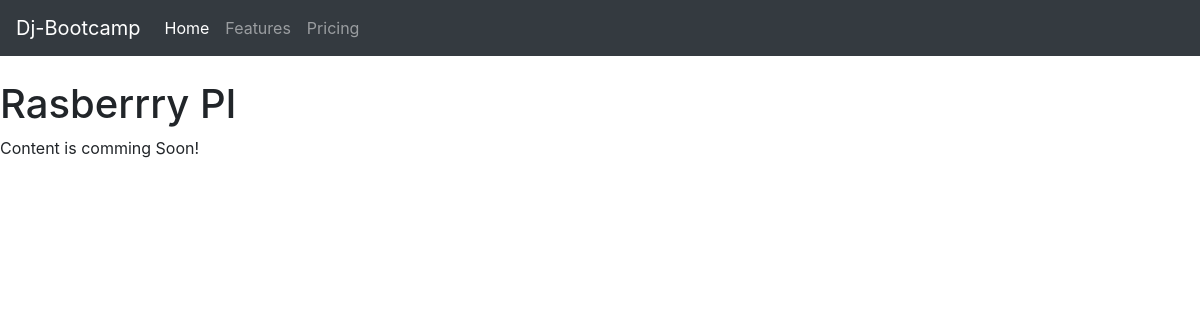
/product/1/, run on an earlier commit of the app's database.
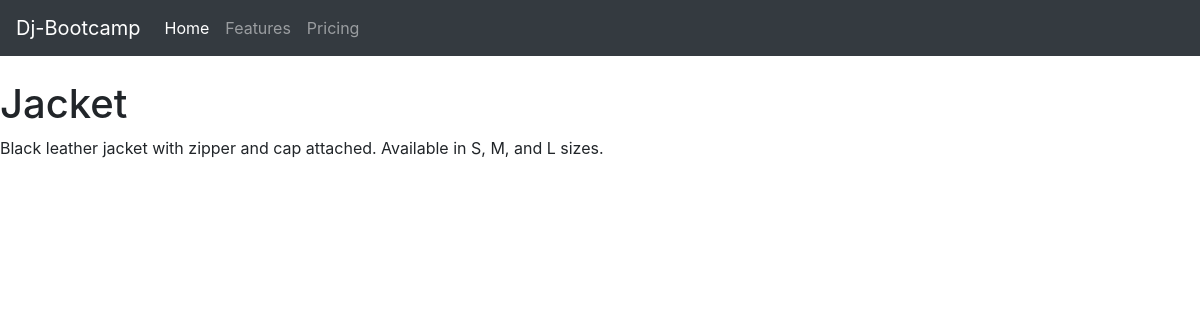
And on a later commit of the database.
### products/models.py (models this page shows, shortened)
class Product(models.Model):
    user = models.ForeignKey(User, null=True,on_delete= models.SET_NULL)
    title = models.CharField(max_length=200)
    content = models.TextField(null=True,blank=True)
    price = models.DecimalField(max_digits=10,decimal_places=2, default=0.00)
    inventory = models.IntegerField(default = 0)
    featured = models.BooleanField(default = False)

### products/views.py (the view)
# urls.py: path('product/<int:id>/', views.detail_home_view),
def detail_home_view(request, id):
    obj = Product.objects.get(id=id)
    try:
        obj = Product.objects.get(id=id)
        content = {
            'object': obj,
        }
    except Product.DoesNotExist:
        raise Http404
    return render(request,"products/detail.html", content)

### templates/products/detail.html
{% extends 'base.html' %}
{% block content %}
<h1>{{object.title}}</h1>
{% if request.path == '/' %}
<h3>Welcome buddy! </h3>
{% else %}
    {% include 'products/detail_snippet.html' with product=object %}
{% endif %}
{% endblock content %}

### templates/products/detail_snippet.html
{% if product.content %}
    <p>{{product.content}}</p>
{% else %}
<p>Content is comming Soon!</p>
{% endif %}

What changed in the data, as far as the page shows it:
changed Product: title "Rasberrry PI" → "Jacket"; content (not shown) → "Black leather jacket with zipper and cap attached. Available in S, M, and L sizes."
Also different on the page:
text no longer shown: "Content is comming Soon!"
